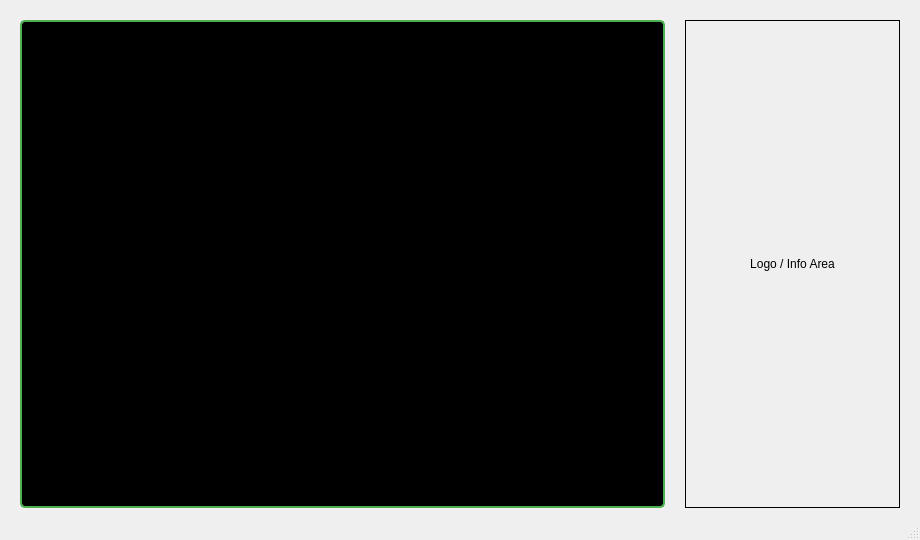
<?xml version="1.0" encoding="UTF-8"?>
<ui version="4.0">
 <class>MainWindow</class>
 <widget class="QMainWindow" name="MainWindow">
  <property name="geometry">
   <rect>
    <x>0</x>
    <y>0</y>
    <width>920</width>
    <height>540</height> </rect>
  </property>
  <property name="minimumSize">
   <size>
    <width>920</width>
    <height>540</height>
   </size>
  </property>
  <property name="windowTitle">
   <string>ARKPLUS Video Viewer</string>
  </property>
  <widget class="QWidget" name="centralwidget">
   <layout class="QHBoxLayout" name="mainHorizontalLayout">
    <property name="spacing">
     <number>20</number>
    </property>
    <property name="leftMargin">
     <number>20</number>
    </property>
    <property name="topMargin">
     <number>20</number>
    </property>
    <property name="rightMargin">
     <number>20</number>
    </property>
    <property name="bottomMargin">
     <number>10</number>
    </property>
    
    <item>
     <widget class="QLabel" name="video_display">
      <property name="sizePolicy">
       <sizepolicy hsizetype="Expanding" vsizetype="Expanding">
        <horstretch>3</horstretch>
        <verstretch>0</verstretch>
       </sizepolicy>
      </property>
      <property name="minimumSize">
       <size>
        <width>640</width>
        <height>480</height>
       </size>
      </property>
      <property name="styleSheet">
       <string notr="true">
        background-color: black;
        border: 2px solid #4CAF50;
        border-radius: 5px;
       </string>
      </property>
      <property name="text">
       <string>Video Area</string>
      </property>
      <property name="alignment">
       <set>Qt::AlignCenter</set>
      </property>
     </widget>
    </item>
    
    <item>
     <widget class="QLabel" name="label">
      <property name="sizePolicy">
       <sizepolicy hsizetype="Expanding" vsizetype="Expanding">
        <horstretch>1</horstretch>
        <verstretch>0</verstretch>
       </sizepolicy>
      </property>
      <property name="minimumSize">
       <size>
        <width>200</width>
        <height>480</height>
       </size>
      </property>
      <property name="frameShape">
       <enum>QFrame::Box</enum>
      </property>
      <property name="text">
       <string>Logo / Info Area</string>
      </property>
      <property name="alignment">
       <set>Qt::AlignCenter</set>
      </property>
     </widget>
    </item>
   </layout>
  </widget>
  <widget class="QMenuBar" name="menubar"/>
  <widget class="QStatusBar" name="statusbar"/>
 </widget>
</ui>
